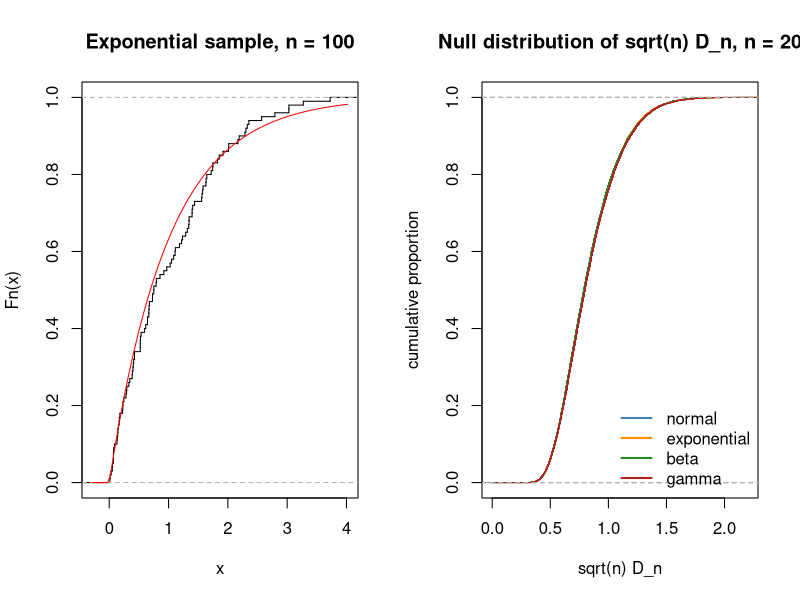

R code for this plot:
# Kolmogorov distance between an EDF and a CDF, and its distribution-free null distribution.
ksdist <- function(x, CDF, ...) {
  sortx <- sort(x); n <- length(x)
  distup <- (1:n) / n - CDF(sortx, ...)
  distdown <- CDF(sortx, ...) - (0:(n - 1)) / n
  max(pmax(distup, distdown))
}
set.seed(10)
par(mfrow = c(1, 2))
x <- rexp(100)
plot(ecdf(x), verticals = TRUE, do.points = FALSE, main = "Exponential sample, n = 100")
curve(pexp(x), add = TRUE, col = "red")
ksdist(x, pexp)                         # same as ks.test(x, "pexp")$statistic

n <- 20; nrep <- 10000
sims <- list(normal = function() ksdist(rnorm(n), pnorm),
             exponential = function() ksdist(rexp(n), pexp),
             beta = function() ksdist(rbeta(n, 2, 5), pbeta, 2, 5),
             gamma = function() ksdist(rgamma(n, 3), pgamma, 3))
cols <- c("steelblue", "darkorange", "forestgreen", "firebrick")
plot(NA, xlim = c(0, 2.2), ylim = c(0, 1), xlab = "sqrt(n) D_n", ylab = "cumulative proportion",
     main = "Null distribution of sqrt(n) D_n, n = 20")
for (k in seq_along(sims)) {
  d <- replicate(nrep, sims[[k]]())
  lines(ecdf(sqrt(n) * d), col = cols[k], do.points = FALSE, verticals = TRUE)
}
legend("bottomright", names(sims), col = cols, lwd = 2, bty = "n")
